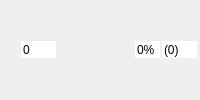
       <widget class="QWidget" name="widget_terre" native="true">
        <property name="minimumSize">
         <size>
          <width>200</width>
          <height>35</height>
         </size>
        </property>
        <layout class="QHBoxLayout" name="horizontalLayout_27">
         <property name="spacing">
          <number>2</number>
         </property>
         <property name="leftMargin">
          <number>3</number>
         </property>
         <property name="topMargin">
          <number>3</number>
         </property>
         <property name="rightMargin">
          <number>3</number>
         </property>
         <property name="bottomMargin">
          <number>3</number>
         </property>
         <item>
          <widget class="QLabel" name="logo_terre">
           <property name="text">
            <string/>
           </property>
           <property name="pixmap">
            <pixmap resource="../images/images.qrc">:/elements/earth_2.png</pixmap>
           </property>
          </widget>
         </item>
         <item>
          <widget class="QLabel" name="label_57">
           <property name="text">
            <string/>
           </property>
           <property name="pixmap">
            <pixmap resource="../images/images.qrc">:/Aptitudes/dommages.png</pixmap>
           </property>
          </widget>
         </item>
         <item>
          <widget class="QSpinBox" name="sp_d_terre">
           <property name="maximumSize">
            <size>
             <width>35</width>
             <height>16777215</height>
            </size>
           </property>
           <property name="focusPolicy">
            <enum>Qt::NoFocus</enum>
           </property>
           <property name="autoFillBackground">
            <bool>true</bool>
           </property>
           <property name="frame">
            <bool>false</bool>
           </property>
           <property name="alignment">
            <set>Qt::AlignLeading|Qt::AlignLeft|Qt::AlignVCenter</set>
           </property>
           <property name="buttonSymbols">
            <enum>QAbstractSpinBox::NoButtons</enum>
           </property>
           <property name="suffix">
            <string/>
           </property>
           <property name="maximum">
            <number>9999999</number>
           </property>
          </widget>
         </item>
         <item>
          <spacer name="horizontalSpacer_27">
           <property name="orientation">
            <enum>Qt::Horizontal</enum>
           </property>
           <property name="sizeHint" stdset="0">
            <size>
             <width>40</width>
             <height>20</height>
            </size>
           </property>
          </spacer>
         </item>
         <item>
          <widget class="QLabel" name="label_58">
           <property name="text">
            <string/>
           </property>
           <property name="pixmap">
            <pixmap resource="../images/images.qrc">:/Aptitudes/resi.png</pixmap>
           </property>
          </widget>
         </item>
         <item>
          <widget class="QSpinBox" name="sp_r_terre_100">
           <property name="maximumSize">
            <size>
             <width>25</width>
             <height>16777215</height>
            </size>
           </property>
           <property name="focusPolicy">
            <enum>Qt::NoFocus</enum>
           </property>
           <property name="autoFillBackground">
            <bool>true</bool>
           </property>
           <property name="frame">
            <bool>false</bool>
           </property>
           <property name="alignment">
            <set>Qt::AlignLeading|Qt::AlignLeft|Qt::AlignVCenter</set>
           </property>
           <property name="buttonSymbols">
            <enum>QAbstractSpinBox::NoButtons</enum>
           </property>
           <property name="suffix">
            <string>%</string>
           </property>
           <property name="maximum">
            <number>100</number>
           </property>
           <property name="value">
            <number>0</number>
           </property>
          </widget>
         </item>
         <item>
          <widget class="QSpinBox" name="sp_r_terre">
           <property name="maximumSize">
            <size>
             <width>35</width>
             <height>16777215</height>
            </size>
           </property>
           <property name="focusPolicy">
            <enum>Qt::NoFocus</enum>
           </property>
           <property name="autoFillBackground">
            <bool>true</bool>
           </property>
           <property name="frame">
            <bool>false</bool>
           </property>
           <property name="alignment">
            <set>Qt::AlignLeading|Qt::AlignLeft|Qt::AlignVCenter</set>
           </property>
           <property name="buttonSymbols">
            <enum>QAbstractSpinBox::NoButtons</enum>
           </property>
           <property name="suffix">
            <string>)</string>
           </property>
           <property name="prefix">
            <string>(</string>
           </property>
           <property name="maximum">
            <number>9999999</number>
           </property>
           <property name="value">
            <number>0</number>
           </property>
          </widget>
         </item>
        </layout>
       </widget>
